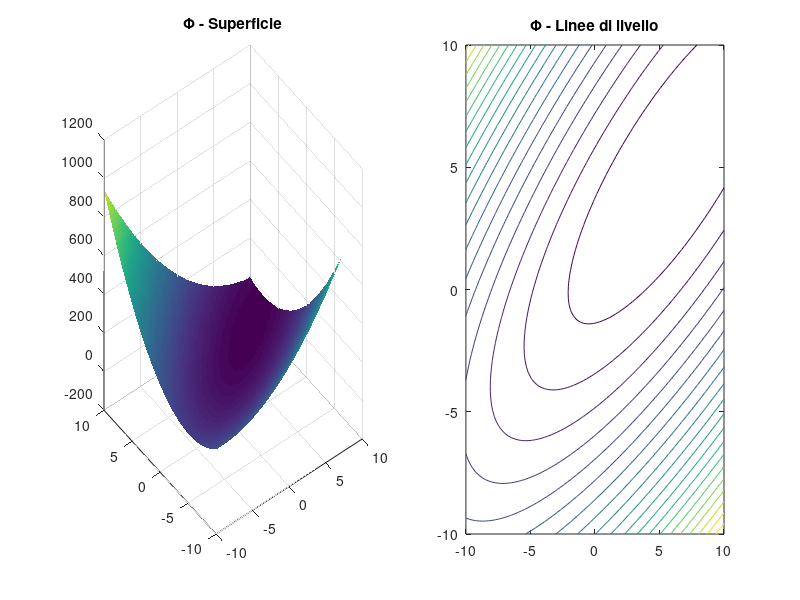

The MATLAB source for this figure: (Note: this script raises an error after producing the figure.)
% Esercizio 1 Laboratorio 7

A = [
     4.24,   -4.32;
    -4.32,    6.76
];

b = [ 4, 8 ]';

x = linspace( -10, 10, 80 );
y = linspace( -10, 10, 80 );

[X, Y] = meshgrid(x, y);

Phi = 0.5 * ( A(1,1) * X.^2 + 2 * X.*Y * A(1,2) + A(2,2) * Y.^2 ) - ( b(1)*X + b(2)*Y );

figure;
subplot(1,2,1)
surf( X, Y, Phi, 'Lines', 'no' );
title(' \Phi - Superficie ');

subplot(1, 2, 2)
contour( X, Y, Phi, 20 );
hold on;
title(' \Phi - Linee di livello ');

%% a) metodo di Richardson Stazionario
[n, m] = size(A);
if n ~= m
    error('A non è una matrice quadrata');
end

P = eye(n);
x0 = [ -9, -9 ]';
tol = 1e-7; nmax = 1e3;
alpha = [ 0.05, 0.24 ];

for ii = 1 : length(alpha)
    [xkrc, krc] = richardsonPlus( A, b, P, x0, tol, nmax, alpha(ii) );
    figure();
    contour( X, Y, Phi, 20 );
    hold on
    title([ ' \Phi - \alpha = ', num2str(alpha(ii)) ]);
    % occorre inoltre fissare asse x in [-10, 10] perché nel caso
    % divergente il grafico viene infinitamente allontamento.
    axis([-10, 10, -10, 10])
    plot( xkrc(1,:), xkrc(2,:), '-or' )
    hold off
end

%% b) metodo del gradiente precondizionato
P = [
     1.0912,     -0.8587;
    -0.8587,      1.5921;
];

% verifica se P è sdp
if isequal( P, P' )
    if all( eig(P) > 0 )
        disp('P è una matrice sdp');
    end
else
    error('P non è una matrice sdp');
end

x0 = [ -9, 9 ]';
tol = 1e-7; nmax = 1e3;
[xkgr, kgr] = gradientePlus( A, b, P, x0, tol, nmax );

figure();
contour( X, Y, Phi, 20 );
hold on;
title( ' \Phi - Gradiente ' );
plot( xkgr(1,:), xkgr(2,:), '-or' )
hold off;

%% c) sistema precondizionato
PA = P^(-1) * A;
Pb = P^(-1) * b;

% P^(-1)*A non è simmetrica pertanto non possiamo applicare il metodo del
% gradiente.
% In generale, applicare il metodo del gradiente precondizionato al sistema Ax=b 
% NON equivale ad applicare il metodo del gradiente al sistema
% precondizionato P^(-1)Ax = P^(-1)b.